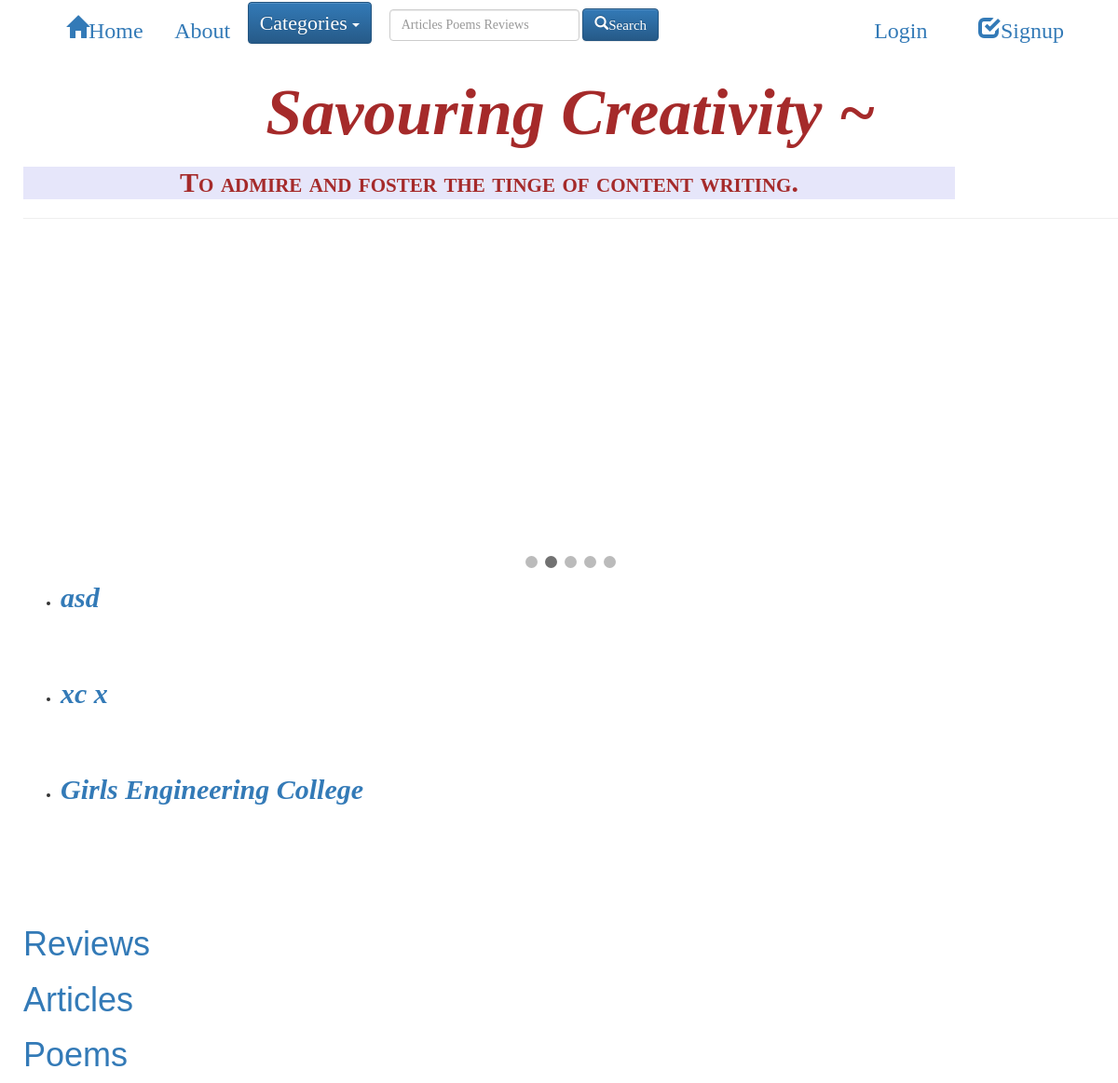
The page /Articles/2 on the database as committed earlier.
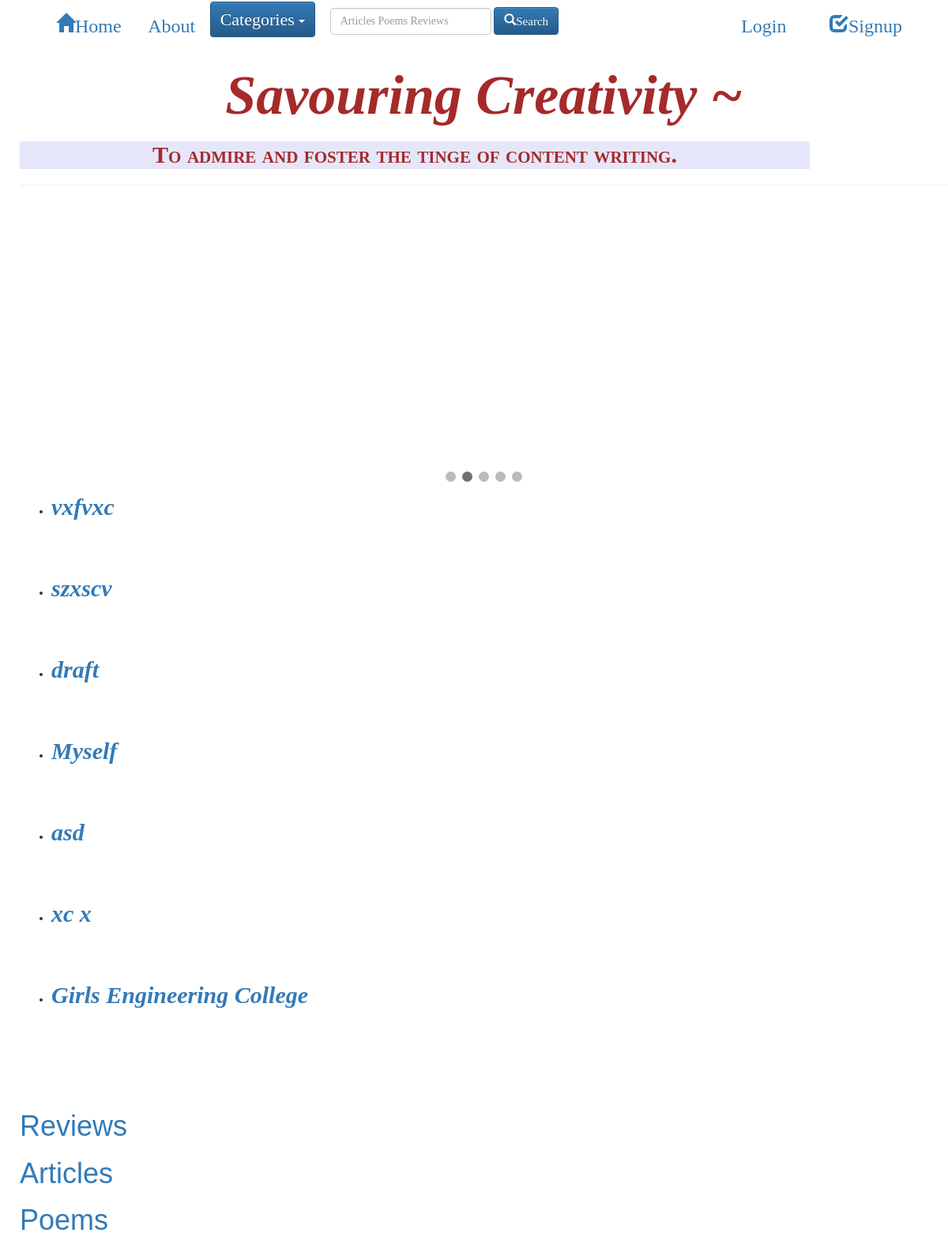
The same page on the database as committed later.
### blog/models.py (models this page shows, shortened)
class Post(models.Model):
    author = models.ForeignKey('auth.User')
    title = models.CharField(max_length=200)
    text = models.TextField()
    created_date = models.DateTimeField(
            default=timezone.now)
    published_date = models.DateTimeField(blank=True, null=True, default=None)
    category = models.ForeignKey('blog.Category', related_name='posts')
    drafts = models.BooleanField(default=False)
    publish=models.DateField(auto_now=False,auto_now_add=False)  #this is the to publish date
    image=models.ImageField(upload_to=upload_location,null=True,blank=True,width_field="width_field",height_field="height_field")
    width_field=models.IntegerField(default=0)
    height_field=models.IntegerField(default=0)

class Category(models.Model):
    category_type = models.CharField(max_length=20, null=True, blank=True)

### blog/views.py (the view)
# urls.py: url(r'^(?P<name>(\w+\s*)*)/(?P<num>\d+)$', views.filtered_post_list, name='filtered_post_list'),
def filtered_post_list(request, name, num):
    posts = Post.objects.filter(category__pk=num, published_date__isnull=False).order_by('-published_date') #decending order
    categories = Category.objects.all
    context = {
        'posts': posts,
        'categories': categories,
    }
    return render(request, 'blog/post_list.html', context)

### blog/templates/blog/post_list.html (shortened to what this page needs)
{%extends 'blog/base.html' %}
{%block part%}
<body bgcolor="white">
<div ><h1 style="color: brown;
    text-align: center;
    font-style: italic;
    font-size: 70px;
    font-weight: bold;
    font-family:Eras bold ITC;">Savouring Creativity ~</h1></div>
<p> <h3 style= "background:Lavender; color:brown; height: 35px; width: 1000px;font-weight: bold; font-size:30px; font-variant: small-caps; text-align: center; font-family:Lucida Sans Unicode;">To admire and foster the tinge of content writing.</style></h3></body>
<hr><br>
<div class="slideshow-container">
</div>
<br>
<div style="text-align:center">
  <span class="dot"></span>
  <span class="dot"></span>
  <span class="dot"></span>
  <span class="dot"></span>
  <span class="dot"></span>
</div>
{%block content%}
<marquee id="test" behavior="scroll" direction="up" height="300" scrolldelay="10" scrollamount="10" onMouseOver="document.all.test.stop()" onMouseOut="document.all.test.start()">
{% for post in posts  %}
{%if post.title != "ABOUT" %}
<ul  >
<div class="postA">
<li > <h4><a href="{% url 'post_detail' pk=post.pk %}" >{{ post.title }}</a></h4></li>
{%endif%}
</div>
</ul>
{% endfor %}
<br>
</marquee>
{%endblock%}
<br>
{% for category in categories %}
<h1><a href="{% url 'filtered_post_list' name=category.category_type num=category.pk %}">{{category.category_type}}</a></h1>
{% endfor %}
{%endblock%}

Rows that differ between the two databases and show on the page:
added Post: title "vxfvxc"
added Post: title "szxscv"
added Post: title "draft"
added Post: title "Myself"
